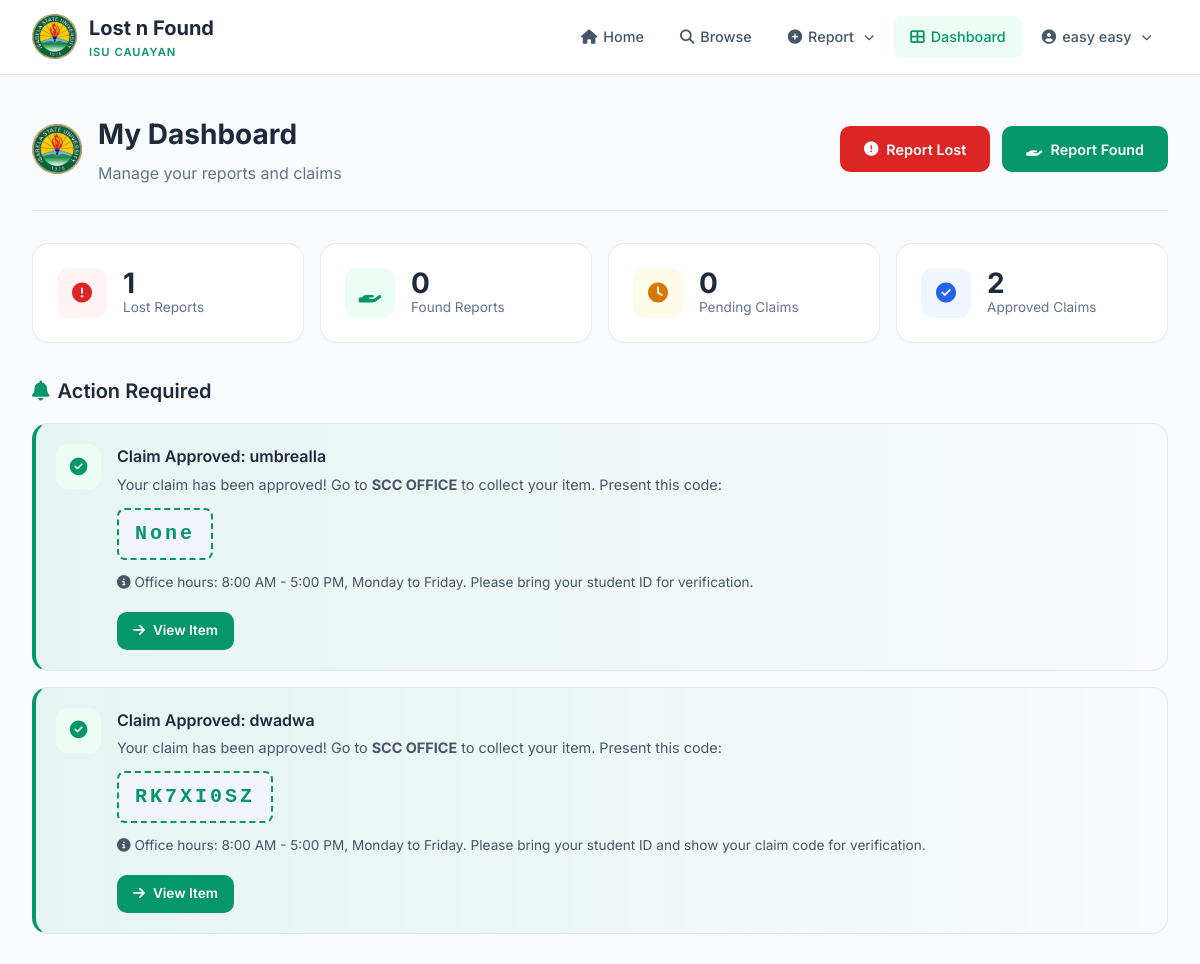
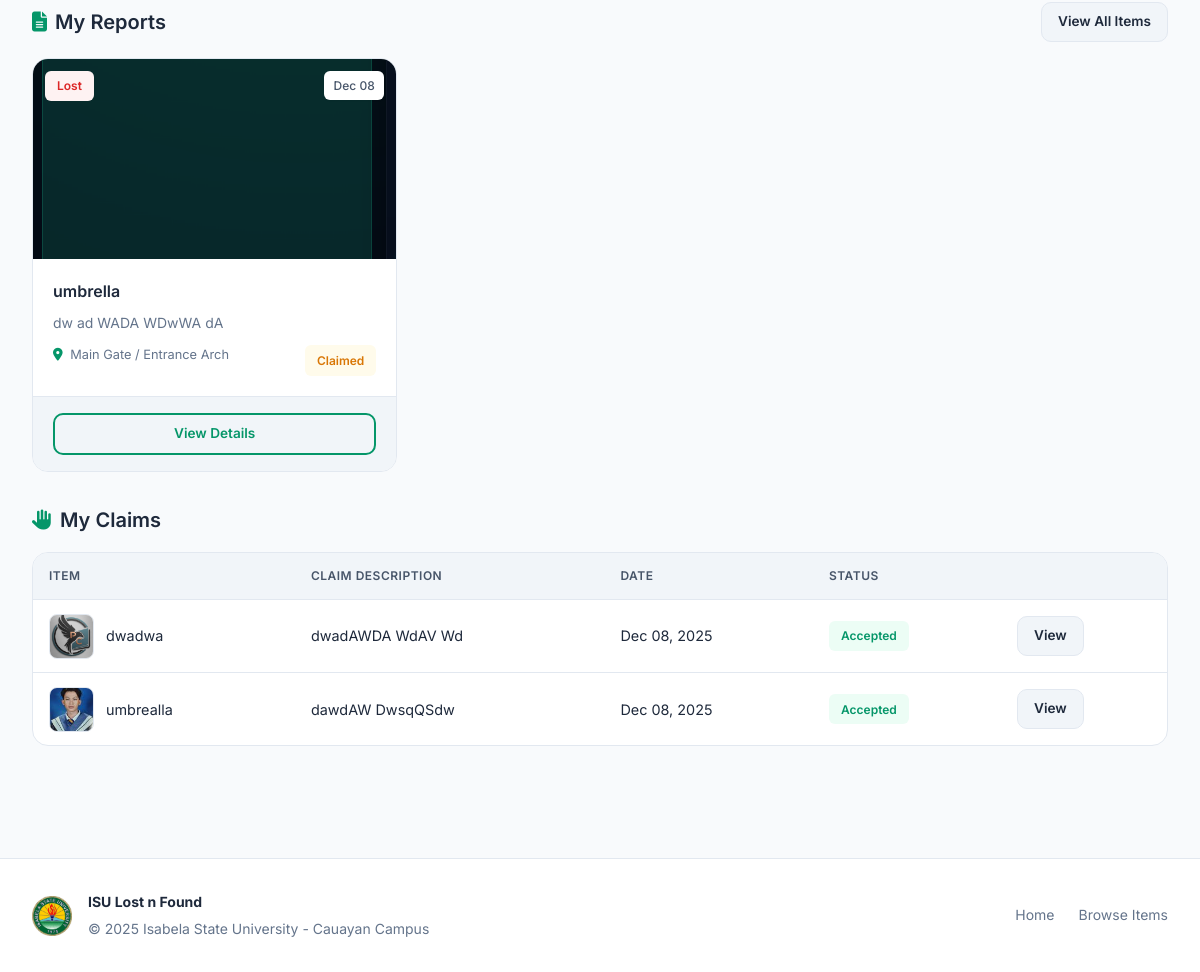
The app's page /user/dashboard (signed in) with its own data (2 pictures, top to bottom).
### app.py (models this page shows, shortened)
class User(db.Model, UserMixin):
    __tablename__ = 'users'
    id = db.Column(db.Integer, primary_key=True)
    name = db.Column(db.String(100), nullable=False)
    email = db.Column(db.String(100), unique=True, nullable=False)
    password_hash = db.Column(db.String(128), nullable=False)
    role = db.Column(db.String(20), default='user')  # 'user' or 'admin'
    created_at = db.Column(db.DateTime, default=datetime.utcnow)
    reports = db.relationship('ItemReport', backref='reporter', lazy=True)
    claim_requests = db.relationship('ClaimRequest', backref='claimer', lazy=True)

class ClaimRequest(db.Model):
    __tablename__ = 'claim_requests'
    id = db.Column(db.Integer, primary_key=True)
    report_id = db.Column(db.Integer, db.ForeignKey('item_reports.id'), nullable=False)
    claimer_id = db.Column(db.Integer, db.ForeignKey('users.id'), nullable=False)
    message = db.Column(db.Text, nullable=False)
    lost_report_id = db.Column(db.Integer, db.ForeignKey('item_reports.id'), nullable=True)  # Associated lost report ID
    request_date = db.Column(db.DateTime, default=datetime.utcnow)
    status = db.Column(db.String(20), default='pending')  # 'pending', 'accepted', 'rejected', 'completed'
    admin_comment = db.Column(db.Text, nullable=True)
    updated_at = db.Column(db.DateTime, default=datetime.utcnow, onupdate=datetime.utcnow)
    pickup_location = db.Column(db.String(200), default="SCC OFFICE", nullable=True)
    pickup_instructions = db.Column(db.Text, nullable=True)
    pickup_contact = db.Column(db.String(100), nullable=True)
    claim_code = db.Column(db.String(20), nullable=True)
    pickup_date = db.Column(db.DateTime, nullable=True)  # When actually picked up
    pickup_confirmed = db.Column(db.Boolean, default=False)

class ItemReport(db.Model):
    __tablename__ = 'item_reports'
    id = db.Column(db.Integer, primary_key=True)
    reporter_id = db.Column(db.Integer, db.ForeignKey('users.id'), nullable=False)
    type = db.Column(db.String(10), nullable=False)  # 'lost' or 'found'
    title = db.Column(db.String(100), nullable=False)
    description = db.Column(db.Text, nullable=False)
    location = db.Column(db.String(100), nullable=False)
    date_time = db.Column(db.DateTime, nullable=False)
    photo_filename = db.Column(db.String(100), nullable=True)
    status = db.Column(db.String(20), default='pending')  # 'pending', 'approved', 'claimed', 'completed'
    created_at = db.Column(db.DateTime, default=datetime.utcnow)
    updated_at = db.Column(db.DateTime, default=datetime.utcnow, onupdate=datetime.utcnow)
    dropoff_location = db.Column(db.String(200), default="SCC OFFICE")
    dropoff_confirmed = db.Column(db.Boolean, default=False)
    dropoff_date = db.Column(db.DateTime, nullable=True)
    claim_requests = db.relationship('ClaimRequest',
                                    foreign_keys='ClaimRequest.report_id',
                                    backref='report', lazy=True)
    matched_claims = db.relationship('ClaimRequest',
                                   foreign_keys='ClaimRequest.lost_report_id',
                                   backref='lost_report', lazy=True)

### app.py (the view)
@app.route('/user/dashboard')
@login_required
def user_dashboard():
    if current_user.role == 'admin':
        return redirect(url_for('admin_stats'))
    lost_reports = ItemReport.query.filter_by(reporter_id=current_user.id, type='lost').order_by(ItemReport.created_at.desc()).all()
    found_reports = ItemReport.query.filter_by(reporter_id=current_user.id, type='found').order_by(ItemReport.created_at.desc()).all()
    pending_claims = ClaimRequest.query.filter_by(claimer_id=current_user.id, status='pending').order_by(ClaimRequest.request_date.desc()).all()
    approved_claims = ClaimRequest.query.filter_by(claimer_id=current_user.id, status='accepted').order_by(ClaimRequest.request_date.desc()).all()
    items_to_surrender = ItemReport.query.filter_by(
        reporter_id=current_user.id,
        type='found',
        status='claimed'
    ).all()
    claims_to_pickup = ClaimRequest.query.filter_by(
        claimer_id=current_user.id,
        status='accepted',
        pickup_confirmed=False
    ).all()
    return render_template('dashboard.html',
                          lost_reports=lost_reports,
                          found_reports=found_reports,
                          pending_claims=pending_claims,
                          approved_claims=approved_claims,
                          items_to_surrender=items_to_surrender,
                          claims_to_pickup=claims_to_pickup)

### templates/dashboard.html (shortened to what this page needs)
{% extends "layout.html" %}
{% block content %}
<div class="page-header">
    <div class="page-header-left">
        <img src="{{ url_for('static', filename='Logo/Logo.png') }}" alt="ISU Logo" class="page-header-logo">
        <div>
            <h1>My Dashboard</h1>
            <p>Manage your reports and claims</p>
        </div>
    </div>
    <div class="page-header-actions">
        <a href="{{ url_for('new_report', type='lost') }}" class="btn btn-danger">
            <i class="fas fa-exclamation-circle"></i> Report Lost
        </a>
        <a href="{{ url_for('new_report', type='found') }}" class="btn btn-primary">
            <i class="fas fa-hand-holding"></i> Report Found
        </a>
    </div>
</div>
<div class="stats-grid">
    <div class="stat-card">
        <div class="stat-icon lost">
            <i class="fas fa-exclamation-circle"></i>
        </div>
        <div class="stat-content">
            <h3>{{ lost_reports|length }}</h3>
            <p>Lost Reports</p>
        </div>
    </div>
    <div class="stat-card">
        <div class="stat-icon found">
            <i class="fas fa-hand-holding"></i>
        </div>
        <div class="stat-content">
            <h3>{{ found_reports|length }}</h3>
            <p>Found Reports</p>
        </div>
    </div>
    <div class="stat-card">
        <div class="stat-icon pending">
            <i class="fas fa-clock"></i>
        </div>
        <div class="stat-content">
            <h3>{{ pending_claims|length }}</h3>
            <p>Pending Claims</p>
        </div>
    </div>
    <div class="stat-card">
        <div class="stat-icon resolved">
            <i class="fas fa-check-circle"></i>
        </div>
        <div class="stat-content">
            <h3>{{ approved_claims|length }}</h3>
            <p>Approved Claims</p>
        </div>
    </div>
</div>
{% if items_to_surrender or claims_to_pickup %}
<div class="notifications-section">
    <div class="section-header">
        <h2><i class="fas fa-bell"></i> Action Required</h2>
    </div>
    {% for claim in claims_to_pickup %}
    <div class="notification-card success">
        <div class="notification-icon">
            <i class="fas fa-check-circle"></i>
        </div>
        <div class="notification-content">
            <h4>Claim Approved: {{ claim.report.title }}</h4>
            <p>Your claim has been approved! Go to <strong>{{ claim.pickup_location or 'SCC Office' }}</strong> to collect your item. Present this code:</p>
            <div class="claim-code">{{ claim.claim_code }}</div>
            <p style="margin-top: 0.75rem; font-size: 0.85rem;">
                <i class="fas fa-info-circle"></i> {{ claim.pickup_instructions or 'Office hours: 8:00 AM - 5:00 PM. Bring your Student ID.' }}
            </p>
            <a href="{{ url_for('report_detail', report_id=claim.report.id) }}" class="btn btn-primary btn-sm" style="margin-top: 0.5rem;">
                <i class="fas fa-arrow-right"></i> View Item
            </a>
        </div>
    </div>
    {% endfor %}
</div>
{% endif %}
<div class="section">
    <div class="section-header">
        <h2><i class="fas fa-file-alt"></i> My Reports</h2>
        <a href="{{ url_for('search') }}" class="btn btn-secondary btn-sm">View All Items</a>
    </div>
    {% set all_reports = lost_reports + found_reports %}
    {% if all_reports %}
    <div class="items-grid">
        {% for report in all_reports[:6] %}
        <div class="item-card">
            <div class="item-card-image">
                {% if report.photo_filename %}
                <img src="{{ url_for('static', filename='uploads/' + report.photo_filename) }}" alt="{{ report.title }}">
                {% else %}
                <div class="item-card-placeholder">
                    <i class="fas fa-image"></i>
                    <span>No image</span>
                </div>
                {% endif %}
                <span class="badge {{ 'badge-lost' if report.type == 'lost' else 'badge-found' }} item-card-type">
                    {{ report.type|capitalize }}
                </span>
                <span class="item-card-date">{{ report.created_at.strftime('%b %d') }}</span>
            </div>
            <div class="item-card-content">
                <h4 class="item-card-title">{{ report.title }}</h4>
                <p class="item-card-desc">{{ report.description|truncate(60) }}</p>
                <div class="item-card-meta">
                    <span><i class="fas fa-map-marker-alt"></i> {{ report.location }}</span>
                    <span class="badge {{ 'badge-approved' if report.status == 'approved' else 'badge-pending' }}">
                        {{ report.status|capitalize }}
                    </span>
                </div>
            </div>
            <div class="item-card-footer">
                <a href="{{ url_for('report_detail', report_id=report.id) }}" class="btn btn-outline btn-block btn-sm">
                    View Details
                </a>
            </div>
        </div>
        {% endfor %}
    </div>
    {% endif %}
</div>
<div class="section">
    <div class="section-header">
        <h2><i class="fas fa-hand-paper"></i> My Claims</h2>
    </div>
    {% set all_claims = pending_claims + approved_claims %}
    {% if all_claims %}
    <div class="claims-table">
        <table class="table">
            <thead>
                <tr>
                    <th>Item</th>
                    <th>Claim Description</th>
                    <th>Date</th>
                    <th>Status</th>
                    <th></th>
                </tr>
            </thead>
            <tbody>
                {% for claim in all_claims %}
                <tr>
                    <td>
                        <div class="claim-item-info">
                            {% if claim.report.photo_filename %}
                            <img src="{{ url_for('static', filename='uploads/' + claim.report.photo_filename) }}" alt="{{ claim.report.title }}" class="claim-item-img">
                            {% else %}
                            <div class="claim-item-placeholder">
                                <i class="fas fa-box"></i>
                            </div>
                            {% endif %}
                            <span>{{ claim.report.title }}</span>
                        </div>
                    </td>
                    <td>{{ claim.message|truncate(50) }}</td>
                    <td>{{ claim.request_date.strftime('%b %d, %Y') }}</td>
                    <td>
                        <span class="badge {{ 'badge-approved' if claim.status == 'accepted' else 'badge-pending' }}">
                            {{ claim.status|capitalize }}
                        </span>
                    </td>
                    <td>
                        <a href="{{ url_for('report_detail', report_id=claim.report.id) }}" class="btn btn-secondary btn-sm">View</a>
                    </td>
                </tr>
                {% endfor %}
            </tbody>
        </table>
    </div>
    {% endif %}
</div>
{% endblock %}

### templates/layout.html (shortened to what this page needs)
<!DOCTYPE html>
<html lang="en">
<head>
    <link rel="stylesheet" href="https://cdnjs.cloudflare.com/ajax/libs/font-awesome/6.4.0/css/all.min.css">
</head>
<body>
    <nav class="nav-container" id="navbar">
        <div class="navbar">
            <a href="{{ url_for('index') }}" class="nav-brand">
                <img src="{{ url_for('static', filename='Logo/Logo.png') }}" alt="ISU Logo" class="nav-brand-logo">
                <div>
                    <div class="nav-brand-text">Lost n Found</div>
                    <div class="nav-brand-sub">ISU Cauayan</div>
                </div>
            </a>
            <ul class="nav-menu" id="navMenu">
                <li>
                    <a href="{{ url_for('index') }}"
                        class="nav-link {{ 'active' if request.path == url_for('index') }}">
                        <i class="fas fa-home"></i>
                        <span>Home</span>
                    </a>
                </li>
                <li>
                    <a href="{{ url_for('search') }}"
                        class="nav-link {{ 'active' if request.path == url_for('search') }}">
                        <i class="fas fa-search"></i>
                        <span>Browse</span>
                    </a>
                </li>
                {% if current_user.is_authenticated %}
                {% if current_user.role != 'admin' %}
                <li class="nav-dropdown">
                    <a href="#" class="nav-link">
                        <i class="fas fa-plus-circle"></i>
                        <span>Report</span>
                        <i class="fas fa-chevron-down" style="font-size: 0.65rem; margin-left: 4px;"></i>
                    </a>
                </li>
                <li>
                    <a href="{{ url_for('user_dashboard') }}"
                        class="nav-link {{ 'active' if request.path == url_for('user_dashboard') }}">
                        <i class="fas fa-th-large"></i>
                        <span>Dashboard</span>
                    </a>
                </li>
                {% endif %}
                <li class="nav-dropdown">
                    <a href="#" class="nav-link">
                        <i class="fas fa-user-circle"></i>
                        <span>{{ current_user.name }}</span>
                        <i class="fas fa-chevron-down" style="font-size: 0.65rem; margin-left: 4px;"></i>
                    </a>
                </li>
                {% endif %}
            </ul>
        </div>
    </nav>
    <div class="main-wrapper">
        <div class="container">
            <div class="content">
                {% block content %}{% endblock %}
            </div>
        </div>
        <footer class="footer">
            <div class="container">
                <div class="footer-content">
                    <div class="footer-brand">
                        <img src="{{ url_for('static', filename='Logo/Logo.png') }}" alt="ISU Logo" class="footer-logo">
                        <div class="footer-text">
                            <strong>ISU Lost n Found</strong>
                            <span>&copy; {{ current_year }} Isabela State University - Cauayan Campus</span>
                        </div>
                    </div>
                    <div class="footer-links">
                        <a href="{{ url_for('index') }}">Home</a>
                        <a href="{{ url_for('search') }}">Browse Items</a>
                    </div>
                </div>
            </div>
        </footer>
    </div>
</body>
</html>

### records on screen
User: name "easy easy"
ClaimRequest: report "umbrealla", pickup_location "SCC OFFICE", claim_code "None", pickup_instructions "Office hours: 8:00 AM - 5:00 PM, Monday to Friday. Please bring your student ID for verification.", photo_filename (picture), message "dawdAW DwsqQSdw", request_date "Dec 08, 2025", status "Accepted"
ClaimRequest: report "dwadwa", pickup_location "SCC OFFICE", claim_code "RK7XI0SZ", pickup_instructions "Office hours: 8:00 AM - 5:00 PM, Monday to Friday. Please bring your student ID and show your claim code for verification.", photo_filename (picture), message "dwadAWDA WdAV Wd", request_date "Dec 08, 2025", status "Accepted"
ItemReport: photo_filename (picture), type "Lost", created_at "Dec 08", title "umbrella", description "dw ad WADA WDwWA dA", location "Main Gate / Entrance Arch", status "Claimed"

### other values on screen
{{ lost_reports|length }} "1"
{{ found_reports|length }} "0"
{{ pending_claims|length }} "0"
{{ approved_claims|length }} "2"
